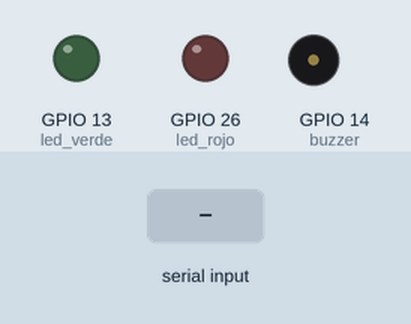
Simulated run of this sketch. Board: ESP32. Shown: output pins drawn as LEDs (lit = HIGH), buzzer (waves = sounding). The test bench sets the inputs (shaded band). What the sketch prints to the serial monitor is not drawn.

Above: at 1.2 s.
1.3 s: "Autorizo\n" received over Serial
At 1.41 s:
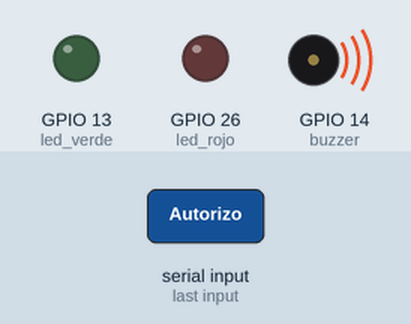
At 2.7 s:
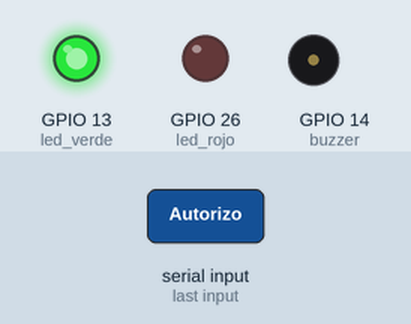
4.3 s: "NoAutorizo\n" received over Serial
At 5.3 s:
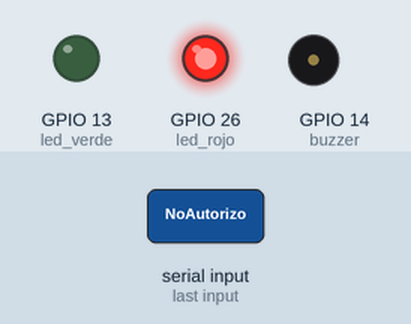
Timing chart, 0 to 8.0 s (numbered marks = the images above; inputs shaded):
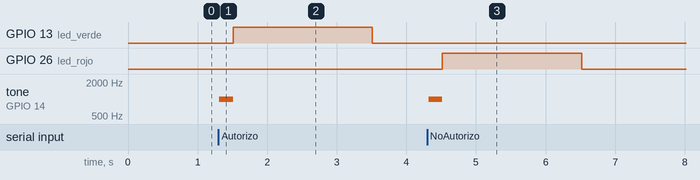

Measured:
- after the input at 1.3 s, GPIO 13 (led_verde): LOW → HIGH after 0.21 s, → LOW 2.0 s later; tone on GPIO 14 (buzzer): silent → 1000 Hz at once, → silent 0.20 s later
- after the input at 4.3 s, GPIO 26 (led_rojo): LOW → HIGH after 0.22 s, → LOW 2.0 s later; tone on GPIO 14 (buzzer): silent → 1000 Hz at once, → silent 0.20 s later

The sketch:

Espr32_Pagina.ino
```cpp
#include <SPI.h>
#include <MFRC522.h>

#define SS_PIN  5
#define RST_PIN 27

#define led_verde 13
#define led_rojo 26

#define buzzer 14

MFRC522 mfrc522(SS_PIN, RST_PIN);

String input;

void setup() {
  Serial.begin(115200);
  SPI.begin();
  mfrc522.PCD_Init();
  Serial.println("Lector inicializado...");
  pinMode(led_verde, OUTPUT);
  pinMode(led_rojo, OUTPUT);
  pinMode(buzzer,OUTPUT);
}

void loop() {
if(Serial.available()>0){

     input = Serial.readStringUntil('\n'); // Lee hasta encontrar un '\n' salto de linea
    input.trim();


    tone(buzzer, 1000);
    delay(200);
    noTone(buzzer);
    if(input=="Autorizo"){

      //sonido
       //tone(buzzer, 1000);
   // digitalWrite(buzzer,HIGH);
    //delay(2000);
    //digitalWrite(buzzer,LOW);
    //noTone(buzzer);
      //Fin de sonido


      digitalWrite(led_verde,HIGH);
      delay(2000);
      digitalWrite(led_verde,LOW);
    }
     if(input=="NoAutorizo"){

      digitalWrite(led_rojo,HIGH);
      delay(2000);
      digitalWrite(led_rojo,LOW);
    }
  }

  if (!mfrc522.PICC_IsNewCardPresent()) return;
  if (!mfrc522.PICC_ReadCardSerial()) return;

  String uid = "";
  for (byte i = 0; i < mfrc522.uid.size; i++) {
    if (mfrc522.uid.uidByte[i] < 0x10) uid += "0";
    uid += String(mfrc522.uid.uidByte[i], HEX);
    if (i < mfrc522.uid.size - 1) uid += " ";
  }
  uid.toUpperCase();

  Serial.println(uid);  //


  mfrc522.PICC_HaltA();
  mfrc522.PCD_StopCrypto1();
}
```
